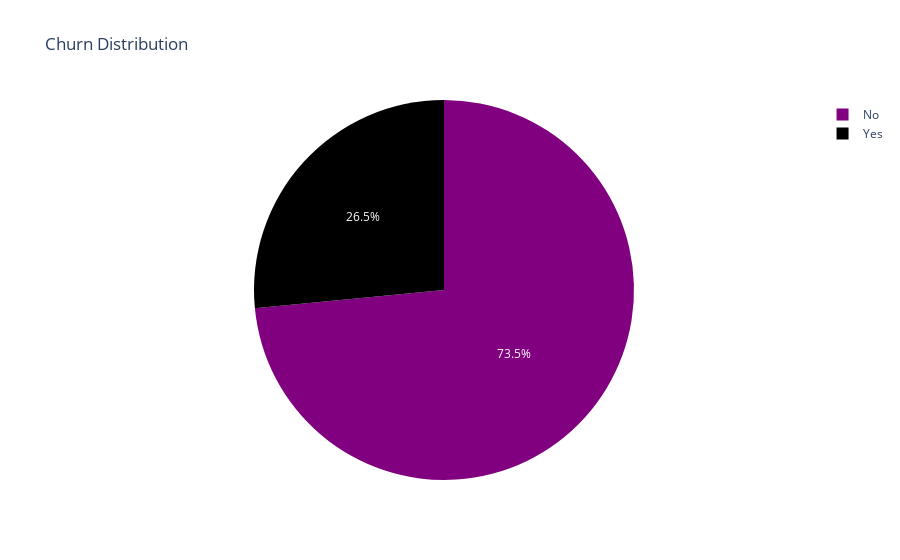

Source (notebook cell):
### Markdown cell above
### Data Visualization For EDA

### Code cell
#churn distribution
import plotly.io as pio
import plotly.offline as pyo
colors = {'Yes': 'black', 'No': 'purple'}
Churn_distribution = data['Churn'].value_counts()
fig2 = px.pie(names=Churn_distribution.index, values=Churn_distribution.values, title='Churn Distribution',color=Churn_distribution.index,
              color_discrete_map=colors)
pyo.iplot(fig2)

### Figure 1 — Plotly figure (JSON) as saved in the notebook; plotly's stock layout.template omitted (floating-point values rounded to 4 significant figures)
{"data": [{"customdata": [["No"], ["Yes"]], "domain": {"x": [0, 1], "y": [0, 1]}, "hovertemplate": "label=%{label}<br>value=%{value}<br>color=%{customdata[0]}<extra></extra>", "labels": ["No", "Yes"], "legendgroup": "", "marker": {"colors": ["purple", "black"]}, "name": "", "showlegend": true, "type": "pie", "values": [5174, 1869]}], "layout": {"legend": {"tracegroupgap": 0}, "title": {"text": "Churn Distribution"}}}
